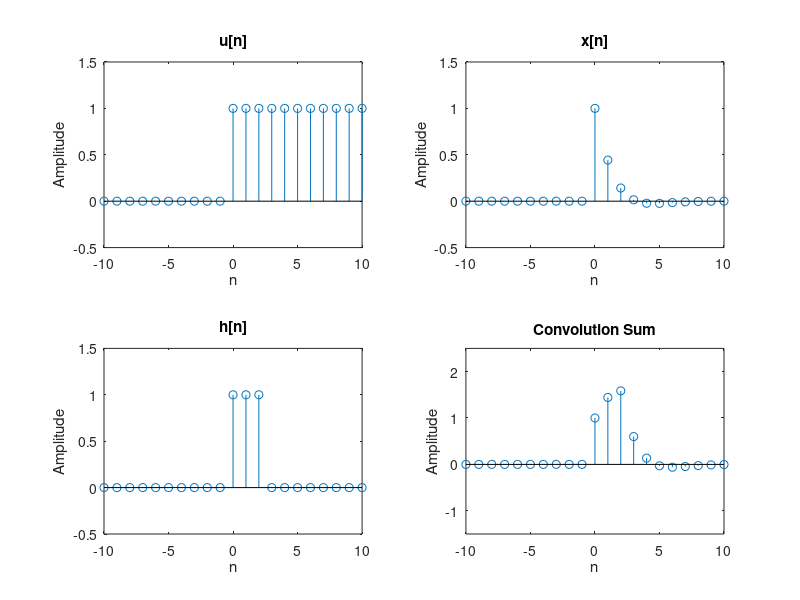

Here is the MATLAB script that generated this plot:
n = -20:20;

unitstep = n>=0;
unitstep_3 = n>=3;

xn = (0.5).^n.*cos((2*pi.*n)/13).*unitstep;

hn = unitstep - unitstep_3;

yn = conv(xn, hn, 'same');

figure(1), subplot(2, 2, 1), stem(n, unitstep), xlabel('n'), ylabel('Amplitude'), title('u[n]'), axis([-10 10 -0.5 1.5]);

figure(1), subplot(2, 2, 2), stem(n, xn), xlabel('n'), ylabel('Amplitude'), title('x[n]'), axis([-10 10 -0.5 1.5]);

figure(1), subplot(2, 2, 3), stem(n, hn), xlabel('n'), ylabel('Amplitude'), title('h[n]'), axis([-10 10 -0.5 1.5]);

figure(1), subplot(2, 2, 4), stem(n, yn), xlabel('n'), ylabel('Amplitude'), title('Convolution Sum'), axis([-10 10 -1.5 2.5]);



